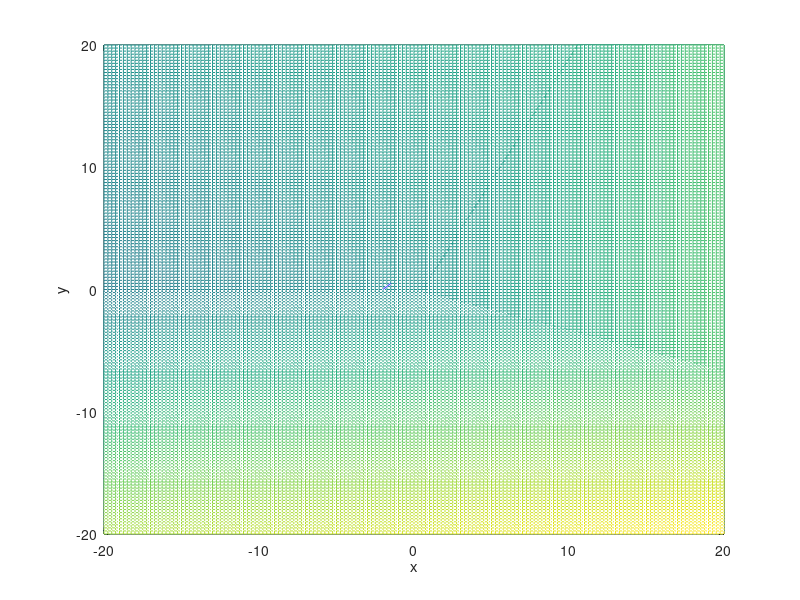

Reproduce this figure in MATLAB.
clc; clear; close all

A = [1 2; -1 1]
b = [1 2]' %b = [1;2], ' <-- means transpose
x = inv(A)*b

plot(x(1),x(2),'ko'), hold on
x = -2:0.01:2;
plot(x,0.5-0.5.*x,'r-')
plot(x,2+x,'b-')

  x = -20:.25:20; y = x; 
 [X Y] = meshgrid(x,y);  %make a 2D Mesh
 mesh(X,Y,1+X+Y), hold on
 mesh(X,Y,X-6.*Y),
 mesh(X,Y,3.*X)
 xlabel('x'),ylabel('y'),zlabel('z')